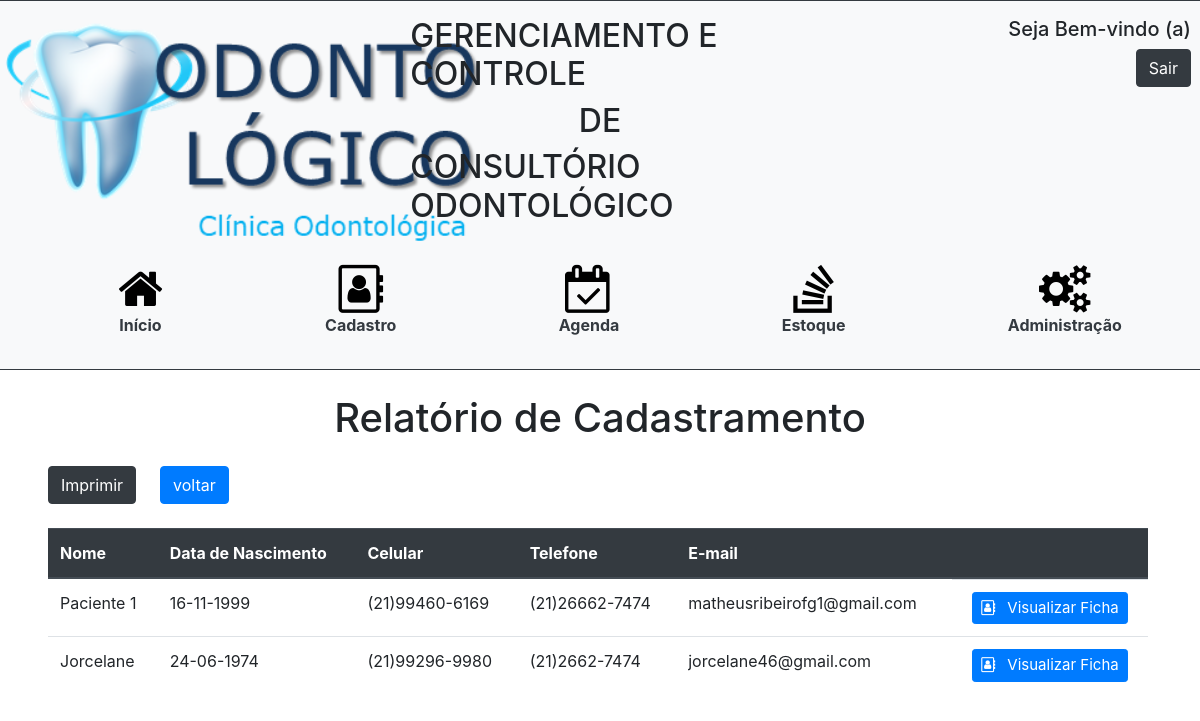
Screenshot of /cadastroTodos.php (signed in) with the database file from the repository.
### tables this page shows
CREATE TABLE `paciente` (
  `id` int(11) NOT NULL,
  `nome` varchar(255) DEFAULT NULL,
  `email` varchar(255) DEFAULT NULL,
  `cpf` varchar(15) NOT NULL,
  `rg` varchar(15) NOT NULL,
  `telefone` varchar(15) NOT NULL,
  `celular` varchar(15) NOT NULL,
  `cep` varchar(15) NOT NULL,
  `endereco` varchar(100) NOT NULL,
  `bairro` varchar(50) NOT NULL,
  `nascimento` date NOT NULL,
  `cidade` varchar(30) NOT NULL,
  `uf` varchar(5) DEFAULT NULL,
  `doencabase` varchar(255) DEFAULT NULL,
  `alergia` varchar(255) DEFAULT NULL,
  `medicamentos` varchar(255) DEFAULT NULL,
  `cirurgia` varchar(255) DEFAULT NULL,
  `internacoes` varchar(255) DEFAULT NULL,
  `pa` varchar(255) DEFAULT NULL,
  `queixaprinc` varchar(255) DEFAULT NULL,
  `situacaoficha` varchar(10) NOT NULL,
  `orcamento` varchar(5) NOT NULL,
  `complemento` varchar(100) NOT NULL
);

### cadastroTodos.php (the view, shortened to what this page needs)
<!DOCTYPE html>
<html>
	<head>
		<link rel="stylesheet" href="https://stackpath.bootstrapcdn.com/bootstrap/4.3.1/css/bootstrap.min.css">
		<link rel="stylesheet" href="https://cdnjs.cloudflare.com/ajax/libs/font-awesome/4.7.0/css/font-awesome.min.css">
		<link rel="stylesheet" type="text/css" href="styleHeader.css">
	</head>
	<body>
		<?php include 'header.php'?>
		<h1 class = "text-center mb-4">Relatório de Cadastramento</h1>
        <div class = "pl-5 pr-5">
            <span class = "d-flex d-inline-flex mb-2">
                <input type="button" class ="btn btn-dark" onclick="window.print();" value="Imprimir">
                <a class = "ml-4" href="cadastro.php"><button class = "btn btn-primary">voltar</button></a>
            </span>
            <div class = "overflow-auto mr-1 mt-3" style = "max-height: 550px">
                <table class="table table-hover">
                    <thead id = "theadCadastro" class = "thead-dark">
                        <tr>
                            <th scope="col">Nome</th>
                            <th scope="col">Data de Nascimento</th>
                            <th scope="col">Celular</th>
                            <th scope ="col">Telefone</th>
                            <th scope="col">E-mail</th>
                            <th scope="col"></th>
                        </tr>
                    </thead>
                    <tbody id = "tbodyCadastro">
                        <?php
                        include_once 'conexao.php';
                        $sql = "SELECT * FROM paciente";
                        $buscar = mysqli_query($con, $sql);
                        while($array = mysqli_fetch_array($buscar)){
                            $id = $array['id'];
                            $data = $array['nascimento'];
                            $data = explode('-', $data);
                            $newdata = $data[2] . "-" . $data[1]. "-" . $data[0];
                        ?>
                            <tr><td><?php echo $array['nome']?></td>
                                <td><?php echo $newdata?></td>
                                <td><?php echo $array['celular']?></td>
                                <td><?php echo $array['telefone']?></td>
                                <td><?php echo $array['email']?></td>
                                <td class = "d-flex justify-content-around">
                                    <a style = "font-size:15px" class="btn btn-primary btn-sm"  style="color:#fff" href="ficha.php?id=<?php echo $id?>" role="button">
                                        <i class="fa fa-address-book-o mr-2" aria-hidden="true"></i>
                                        Visualizar Ficha
                                    </a>
                                </td>
                            </tr>
                        <?php } ?>
                       </tbody>
                    </table>
                </div>
            </div>
	</body>
</html>

### header.php (shortened to what this page needs)
<div class = "row">
	<header class="bg-light border border-dark pb-2 mb-4 col-md-12">
		<div class = "row">
			<div id="menu" class="d-flex justify-content-start col-md-4">
				<div class="d-inline-flex bd-highlight">
					<img src="img/logo.png">
				</div>
			</div>
			<div class="d-flex justify-content-center col-md-4">
				<div class="d-flex flex-column bd-highlight mt-3">
					<div class="d-flex justify-content-center">
						<h2 class = "d-none d-xl-block">GERENCIAMENTO E CONTROLE</h2>
					</div>
					<div class="d-flex justify-content-center">
						<h2 class = "d-none d-xl-block">DE</h2>
					</div>
					<div class="d-flex justify-content-center mb-4">
						<h2 class = "d-none d-xl-block">CONSULTÓRIO ODONTOLÓGICO</h2>
					</div>
				</div>
			</div>
			<div class="d-flex justify-content-end col-md-4">
				<div class="d-inline-flex bd-highlight mt-3 mr-2">
					<div>
						<h5>Seja Bem-vindo (a)</h5>
						<a href="sair.php"><button type="button" class="btn btn-dark float-right">Sair</button></a>
					</div>
				</div>
			</div>
		</div>
		<nav class="navbar navbar-expand-lg navbar-light">
			<div class="collapse navbar-collapse justify-content-around" id="navbarSupportedContent">
				<ul class="d-flex flex-column nav-item">
					<a class = "text-black" href="home.php">
						<div class="d-flex justify-content-center">
					 		<i id = "home" class="fa fa-home fa-3x" aria-hidden="true"></i>
					 	</div>
						<div class="d-flex justify-content-center text-dark">
							<b>Início</b>
						</div>
					</a>
				</ul>
				<ul class="d-flex flex-column nav-item">
					<a class = "text-black" href="cadastro.php">
						<div class="d-flex justify-content-center">
							<i id = "cadastro" class="fa fa-address-book-o fa-3x" aria-hidden="true"></i>
						</div>
						<div class="d-flex justify-content-center text-dark">
							<b>Cadastro</b>
						</div>
					</a>
				</ul>
				<ul class="d-flex flex-column nav-item">
					<a href="agenda.php">
						<div class="d-flex justify-content-center">
							<i id = "agenda"class="fa fa-calendar-check-o fa-3x" aria-hidden="true"></i>
						</div>
						<div class="d-flex justify-content-center text-dark">
							<b>Agenda</b>
						</div>
					</a>
				</ul>
				<ul class="d-flex flex-column nav-item">
					<a href="estoque.php ?>">
						<div class="d-flex justify-content-center">
							<i id = "estoque"class="fa fa-stack-overflow fa-3x" aria-hidden="true"></i>
						</div>
						<div class="d-flex justify-content-center text-dark">
							<b>Estoque</b>
						</div>
					</a>
				</ul>
				<ul class="d-flex flex-column nav-item">
					<a href="adm.php">
						<div class="d-flex justify-content-center">
							<i id = "adm" class="fa fa-gears fa-3x" aria-hidden="true"></i>
						</div>
						<div class="d-flex justify-content-center text-dark">
							<b>Administração</b>
						</div>
					</a>
				</ul>
			</div>
		</nav>
	</header>
</div>

### styleHeader.css (style rules this page uses)
#home, #cadastro, #agenda, #ficha, #estoque, #relatorio, #adm { color:black; }

### rows the page displays
paciente: nome "Paciente 1", nascimento "16-11-1999", celular "(21)99460-6169", telefone "(21)26662-7474", email "matheusribeirofg1@gmail.com"
paciente: nome "Jorcelane", nascimento "24-06-1974", celular "(21)99296-9980", telefone "(21)2662-7474", email "jorcelane46@gmail.com"
